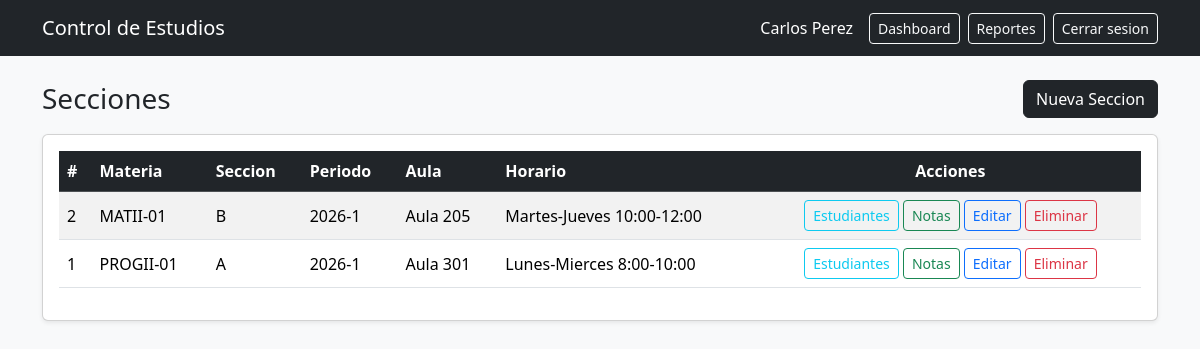
Screenshot of /seccion/index (signed in) with the database file from the repository.
### tables this page shows
CREATE TABLE secciones (
    id INT AUTO_INCREMENT PRIMARY KEY,
    materia_id INT NOT NULL,
    profesor_id INT NOT NULL,
    periodo_id INT NOT NULL,
    codigo_seccion VARCHAR(10) NOT NULL,
    aula VARCHAR(30) NULL,
    horario VARCHAR(100) NULL,
    created_at TIMESTAMP DEFAULT CURRENT_TIMESTAMP,
    CONSTRAINT fk_seccion_materia FOREIGN KEY (materia_id)
        REFERENCES materias(id) ON DELETE RESTRICT ON UPDATE CASCADE,
    CONSTRAINT fk_seccion_profesor FOREIGN KEY (profesor_id)
        REFERENCES profesores(id) ON DELETE RESTRICT ON UPDATE CASCADE,
    CONSTRAINT fk_seccion_periodo FOREIGN KEY (periodo_id)
        REFERENCES periodos(id) ON DELETE RESTRICT ON UPDATE CASCADE,
    CONSTRAINT uk_seccion_periodo UNIQUE (materia_id, periodo_id, codigo_seccion)
);

CREATE TABLE materias (
    id INT AUTO_INCREMENT PRIMARY KEY,
    codigo VARCHAR(20) NOT NULL UNIQUE,
    nombre VARCHAR(100) NOT NULL,
    creditos INT NOT NULL DEFAULT 3,
    descripcion TEXT NULL,
    created_at TIMESTAMP DEFAULT CURRENT_TIMESTAMP
);

CREATE TABLE periodos (
    id INT AUTO_INCREMENT PRIMARY KEY,
    nombre VARCHAR(20) NOT NULL UNIQUE,
    estado ENUM('activo', 'cerrado') NOT NULL DEFAULT 'activo',
    created_at TIMESTAMP DEFAULT CURRENT_TIMESTAMP
);

### app/Controllers/SeccionController.php (called while the page is built, shortened)
<?php
class SeccionController
{
    private Seccion $model;
    public function __construct()
    {
        $database = new Database();
        $this->model = new Seccion($database->getConnection());
    }
    public function index(): void
    {
        $rol = $_SESSION['rol'] ?? '';
        $usuarioId = intval($_SESSION['usuario_id'] ?? 0);
        if ($rol === 'admin') {
            $secciones = $this->model->obtenerTodos();
        } else {
            $secciones = $this->model->obtenerPorProfesor($usuarioId);
        }
        require_once __DIR__ . '/../Views/seccion/index.php';
    }
}

### public/index.php (called while the page is built, shortened)
<?php
$uriSolicitada = parse_url($_SERVER['REQUEST_URI'], PHP_URL_PATH);
$uriDecodificada = urldecode($uriSolicitada);
if (BASE_URL !== '/') {
    $rutaRelativa = str_replace(BASE_URL, '', $uriDecodificada);
} else {
    $rutaRelativa = $uriDecodificada;
}
$rutaRelativa = '/' . ltrim($rutaRelativa, '/');
$uriLimpia = trim($rutaRelativa, '/');
$segmentos = $uriLimpia !== '' ? explode('/', $uriLimpia) : [];
$actionR = $segmentos[1] ?? 'login';
$action = ctype_alnum($actionR) ? $actionR : null;
spl_autoload_register(function ($clase) {
    $prefijo = 'App\\';
    $dir_base = __DIR__ . '/../app/';
    $longitud = strlen($prefijo);
    $clase_relativa = substr($clase, $longitud);
    $archivo = $dir_base . str_replace('\\', '/', $clase_relativa) . '.php';
});
$instanciaControlador = new $nombreClaseControlador();
$instanciaControlador->$action();

### app/Config/Database.php (called while the page is built, shortened)
<?php
class Database
{
    private $host = '127.0.0.1';
    private $db   = 'controlEstudios';
    private $user = 'root';
    private $pass = '';
    private $charset = 'utf8mb4';
    private $pdo;
    private function connect()
    {
        $dsn = "mysql:host={$this->host};dbname={$this->db};charset={$this->charset}";
        $options = [
            PDO::ATTR_ERRMODE            => PDO::ERRMODE_EXCEPTION,
            PDO::ATTR_DEFAULT_FETCH_MODE => PDO::FETCH_ASSOC,
            PDO::ATTR_EMULATE_PREPARES   => false,
        ];
        try {
            $this->pdo = new PDO($dsn, $this->user, $this->pass, $options);
        } catch (PDOException $e) {
            throw new PDOException("Error de conexion: " . $e->getMessage(), (int)$e->getCode());
        }
    }
    public function getConnection()
    {
        return $this->pdo;
    }
}

### app/Models/Seccion.php (called while the page is built, shortened)
<?php
class Seccion
{
    private PDO $db;
    public function __construct(PDO $db)
    {
        $this->db = $db;
    }
    public function obtenerTodos(): array
    {
        $stmt = $this->db->query("
            SELECT
                s.id,
                s.codigo_seccion,
                s.aula,
                s.horario,
                m.id as materia_id,
                m.codigo as materia_codigo,
                m.nombre as materia_nombre,
                p.id as profesor_id,
                CONCAT(p.nombres, ' ', p.apellidos) as profesor_nombre,
                pe.id as periodo_id,
                pe.nombre as periodo_nombre
            FROM secciones s
            INNER JOIN materias m ON s.materia_id = m.id
            INNER JOIN profesores p ON s.profesor_id = p.id
            INNER JOIN periodos pe ON s.periodo_id = pe.id
            ORDER BY s.id DESC
        ");
        return $stmt->fetchAll(PDO::FETCH_ASSOC);
    }
}

### app/Views/seccion/index.php (the view, shortened to what this page needs)
<?php
require __DIR__ . '/../partials/header.php';
?>
<body class="bg-light">
    <nav class="navbar navbar-dark bg-dark">
        <div class="container">
            <a class="navbar-brand" href="<?= BASE_URL ?>dashboard/index">
                Control de Estudios
            </a>
            <div class="d-flex align-items-center">
                <span class="text-white me-3">
                    <?= htmlspecialchars($_SESSION['nombre'] ?? 'Usuario') ?>
                </span>
                <a href="<?= BASE_URL ?>dashboard/index" class="btn btn-outline-light btn-sm me-2">
                    Dashboard
                </a>
                <a href="<?= BASE_URL ?>reporte/index" class="btn btn-outline-light btn-sm me-2">
                    Reportes
                </a>
                <a href="<?= BASE_URL ?>auth/logout" class="btn btn-outline-light btn-sm">
                    Cerrar sesion
                </a>
            </div>
        </div>
    </nav>
    <div class="container mt-4">
        <div class="d-flex justify-content-between align-items-center mb-3">
            <h3 class="mb-0">Secciones</h3>
            <?php if ($rol === 'admin'): ?>
                <button type="button" class="btn btn-dark" id="btnNuevaSeccion">
                    Nueva Seccion
                </button>
            <?php endif; ?>
        </div>
        <div class="card shadow-sm">
            <div class="card-body">
                <div class="table-responsive">
                    <table class="table table-striped table-hover align-middle">
                        <thead class="table-dark">
                            <tr>
                                <th>#</th>
                                <th>Materia</th>
                                <th>Seccion</th>
                                <th>Periodo</th>
                                <th>Aula</th>
                                <th>Horario</th>
                                <th class="text-center">Acciones</th>
                            </tr>
                        </thead>
                        <tbody>
                            <?php if (empty($secciones)): ?>
                                <tr>
                                    <td colspan="8" class="text-center text-muted py-4">
                                        No hay secciones registradas
                                    </td>
                                </tr>
                            <?php else: ?>
                                <?php foreach ($secciones as $seccion): ?>
                                    <tr>
                                        <td><?= htmlspecialchars($seccion['id']) ?></td>
                                        <td><?= htmlspecialchars($seccion['materia_codigo'] ?? '') ?></td>
                                        <td><?= htmlspecialchars($seccion['codigo_seccion'] ?? '') ?></td>
                                        <td><?= htmlspecialchars($seccion['periodo_nombre'] ?? '') ?></td>
                                        <td><?= htmlspecialchars($seccion['aula'] ?? 'Sin asignar') ?></td>
                                        <td><?= htmlspecialchars($seccion['horario'] ?? 'Sin asignar') ?></td>
                                        <td class="text-center">
                                            <a href="<?= BASE_URL ?>seccion/estudiantes/<?= $seccion['id'] ?>"
                                               class="btn btn-sm btn-outline-info">
                                                Estudiantes
                                            </a>
                                            <a href="<?= BASE_URL ?>nota/index/<?= $seccion['id'] ?>"
                                               class="btn btn-sm btn-outline-success">
                                                Notas
                                            </a>
                                            <?php if ($rol === 'admin'): ?>
                                                <button type="button"
                                                        class="btn btn-sm btn-outline-primary js-editar-seccion"
                                                        data-id="<?= htmlspecialchars($seccion['id']) ?>"
                                                        data-materia="<?= htmlspecialchars($seccion['materia_id'] ?? '') ?>"
                                                        data-profesor="<?= htmlspecialchars($seccion['profesor_id'] ?? '') ?>"
                                                        data-periodo="<?= htmlspecialchars($seccion['periodo_id'] ?? '') ?>"
                                                        data-codigo="<?= htmlspecialchars($seccion['codigo_seccion'] ?? '') ?>"
                                                        data-aula="<?= htmlspecialchars($seccion['aula'] ?? '') ?>"
                                                        data-horario="<?= htmlspecialchars($seccion['horario'] ?? '') ?>">
                                                    Editar
                                                </button>
                                                <button type="button"
                                                        class="btn btn-sm btn-outline-danger js-eliminar-seccion"
                                                        data-id="<?= htmlspecialchars($seccion['id']) ?>"
                                                        data-codigo="<?= htmlspecialchars($seccion['materia_codigo'] ?? '') ?> - <?= htmlspecialchars($seccion['codigo_seccion'] ?? '') ?>">
                                                    Eliminar
                                                </button>
                                            <?php endif; ?>
                                        </td>
                                    </tr>
                                <?php endforeach; ?>
                            <?php endif; ?>
                        </tbody>
                    </table>
                </div>
            </div>
        </div>
    </div>
</body>
</html>

### rows the page displays
secciones: id "2", materia.codigo "MATII-01", codigo_seccion "B", periodo.nombre "2026-1", aula "Aula 205", horario "Martes-Jueves 10:00-12:00"
secciones: id "1", materia.codigo "PROGII-01", codigo_seccion "A", periodo.nombre "2026-1", aula "Aula 301", horario "Lunes-Mierces 8:00-10:00"

### other values shown
$_SESSION['nombre'] "Carlos Perez"
